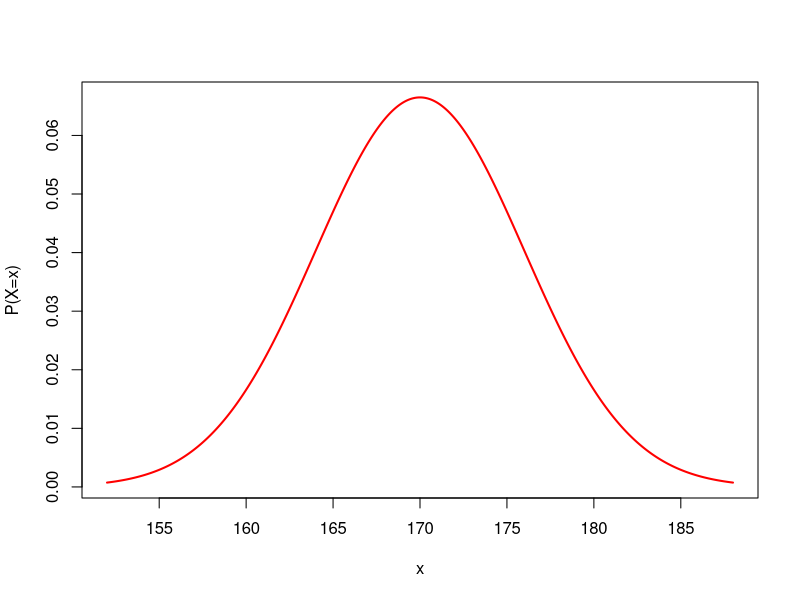

The R script that drew this image:
options(digits=3)
# 평균이 170이고 표준편차가 6인 정규분포
mu<-170
sigma<-6
ll<-mu-3*sigma
ul<-mu+3*sigma

x<-seq(ll,ul,by=0.01)
# dnorm() -> 정규분포의 확률밀도함수
nd<-dnorm(x,mean=mu,sd=sigma)
plot(x,nd,type="l",xlab="x",ylab="P(X=x)",lwd=2,col="red")